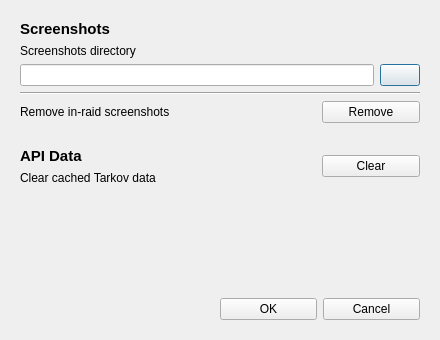
<?xml version="1.0" encoding="UTF-8"?>
<ui version="4.0">
 <class>SettingsDialog</class>
 <widget class="QDialog" name="SettingsDialog">
  <property name="geometry">
   <rect>
    <x>0</x>
    <y>0</y>
    <width>440</width>
    <height>340</height>
   </rect>
  </property>
  <property name="windowTitle">
   <string>Settings</string>
  </property>
  <property name="sizeGripEnabled">
   <bool>false</bool>
  </property>
  <property name="modal">
   <bool>true</bool>
  </property>
  <layout class="QVBoxLayout" name="verticalLayout_3">
   <item>
    <widget class="QFrame" name="screenshotsFrame">
     <property name="frameShape">
      <enum>QFrame::Shape::NoFrame</enum>
     </property>
     <property name="frameShadow">
      <enum>QFrame::Shadow::Plain</enum>
     </property>
     <layout class="QVBoxLayout" name="verticalLayout_4">
      <item>
       <widget class="QLabel" name="screenshotsLabel">
        <property name="font">
         <font>
          <pointsize>11</pointsize>
          <bold>true</bold>
         </font>
        </property>
        <property name="text">
         <string>Screenshots</string>
        </property>
       </widget>
      </item>
      <item>
       <widget class="QWidget" name="widget_2" native="true">
        <layout class="QVBoxLayout" name="verticalLayout">
         <property name="leftMargin">
          <number>0</number>
         </property>
         <property name="topMargin">
          <number>0</number>
         </property>
         <property name="rightMargin">
          <number>0</number>
         </property>
         <property name="bottomMargin">
          <number>0</number>
         </property>
         <item>
          <widget class="QWidget" name="widget_5" native="true">
           <layout class="QGridLayout" name="gridLayout">
            <property name="leftMargin">
             <number>0</number>
            </property>
            <property name="topMargin">
             <number>0</number>
            </property>
            <property name="rightMargin">
             <number>0</number>
            </property>
            <property name="bottomMargin">
             <number>0</number>
            </property>
            <item row="1" column="0">
             <widget class="QLineEdit" name="screenshotsDirectoryEdit">
              <property name="readOnly">
               <bool>true</bool>
              </property>
             </widget>
            </item>
            <item row="1" column="1">
             <widget class="QPushButton" name="browseButton">
              <property name="text">
               <string/>
              </property>
              <property name="icon">
               <iconset resource="qTarkovTracker.qrc">
                <normaloff>:/resources/icons/header/folder.svg</normaloff>:/resources/icons/header/folder.svg</iconset>
              </property>
             </widget>
            </item>
            <item row="0" column="0">
             <widget class="QLabel" name="label">
              <property name="text">
               <string>Screenshots directory</string>
              </property>
              <property name="buddy">
               <cstring>screenshotsDirectoryEdit</cstring>
              </property>
             </widget>
            </item>
           </layout>
          </widget>
         </item>
         <item>
          <widget class="Line" name="line">
           <property name="orientation">
            <enum>Qt::Orientation::Horizontal</enum>
           </property>
           <property name="hseparator" stdset="0">
            <bool>true</bool>
           </property>
          </widget>
         </item>
         <item>
          <widget class="QWidget" name="widget_6" native="true">
           <property name="sizePolicy">
            <sizepolicy hsizetype="Preferred" vsizetype="Minimum">
             <horstretch>0</horstretch>
             <verstretch>0</verstretch>
            </sizepolicy>
           </property>
           <layout class="QHBoxLayout" name="horizontalLayout_3" stretch="3,1">
            <property name="leftMargin">
             <number>0</number>
            </property>
            <property name="topMargin">
             <number>0</number>
            </property>
            <property name="rightMargin">
             <number>0</number>
            </property>
            <property name="bottomMargin">
             <number>0</number>
            </property>
            <item>
             <widget class="StatusLabel" name="screenshotsDescription">
              <property name="sizePolicy">
               <sizepolicy hsizetype="Preferred" vsizetype="Preferred">
                <horstretch>0</horstretch>
                <verstretch>0</verstretch>
               </sizepolicy>
              </property>
              <property name="text">
               <string>Remove in-raid screenshots</string>
              </property>
             </widget>
            </item>
            <item>
             <widget class="QPushButton" name="removeScreenshotsButton">
              <property name="text">
               <string>Remove</string>
              </property>
             </widget>
            </item>
           </layout>
          </widget>
         </item>
        </layout>
       </widget>
      </item>
     </layout>
    </widget>
   </item>
   <item>
    <widget class="QFrame" name="cacheFrame">
     <property name="frameShape">
      <enum>QFrame::Shape::NoFrame</enum>
     </property>
     <property name="frameShadow">
      <enum>QFrame::Shadow::Plain</enum>
     </property>
     <layout class="QHBoxLayout" name="horizontalLayout_2" stretch="3,1">
      <item>
       <widget class="QWidget" name="widget_3" native="true">
        <layout class="QVBoxLayout" name="verticalLayout_2">
         <property name="leftMargin">
          <number>0</number>
         </property>
         <property name="topMargin">
          <number>0</number>
         </property>
         <property name="rightMargin">
          <number>0</number>
         </property>
         <property name="bottomMargin">
          <number>0</number>
         </property>
         <item>
          <widget class="QLabel" name="apiDataLabel">
           <property name="font">
            <font>
             <pointsize>11</pointsize>
             <bold>true</bold>
            </font>
           </property>
           <property name="text">
            <string>API Data</string>
           </property>
          </widget>
         </item>
         <item>
          <widget class="StatusLabel" name="cacheDescription">
           <property name="text">
            <string>Clear cached Tarkov data</string>
           </property>
           <property name="wordWrap">
            <bool>true</bool>
           </property>
          </widget>
         </item>
        </layout>
       </widget>
      </item>
      <item>
       <widget class="QPushButton" name="clearCacheButton">
        <property name="text">
         <string>Clear</string>
        </property>
       </widget>
      </item>
     </layout>
    </widget>
   </item>
   <item>
    <spacer name="verticalSpacer">
     <property name="orientation">
      <enum>Qt::Orientation::Vertical</enum>
     </property>
     <property name="sizeHint" stdset="0">
      <size>
       <width>20</width>
       <height>40</height>
      </size>
     </property>
    </spacer>
   </item>
   <item>
    <widget class="QWidget" name="widget" native="true">
     <layout class="QHBoxLayout" name="horizontalLayout" stretch="2,1,1">
      <item>
       <widget class="QWidget" name="widget_4" native="true"/>
      </item>
      <item>
       <widget class="QPushButton" name="okButton">
        <property name="text">
         <string>OK</string>
        </property>
       </widget>
      </item>
      <item>
       <widget class="QPushButton" name="cancelButton">
        <property name="text">
         <string>Cancel</string>
        </property>
       </widget>
      </item>
     </layout>
    </widget>
   </item>
  </layout>
 </widget>
 <customwidgets>
  <customwidget>
   <class>StatusLabel</class>
   <extends>QLabel</extends>
   <header>widgets/statuslabel.h</header>
  </customwidget>
 </customwidgets>
 <resources>
  <include location="qTarkovTracker.qrc"/>
 </resources>
 <connections/>
</ui>
